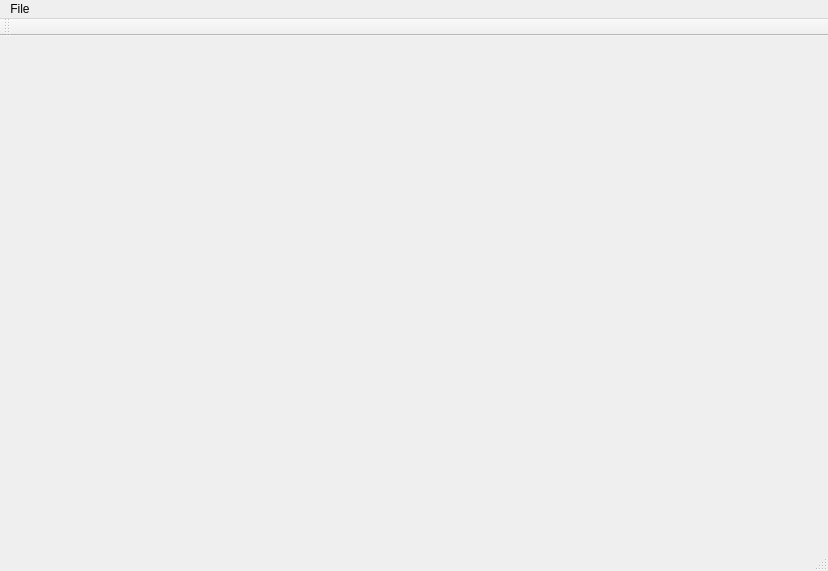
<?xml version="1.0" encoding="UTF-8"?>
<ui version="4.0">
 <class>MainWindow</class>
 <widget class="QMainWindow" name="MainWindow">
  <property name="geometry">
   <rect>
    <x>0</x>
    <y>0</y>
    <width>828</width>
    <height>571</height>
   </rect>
  </property>
  <property name="windowTitle">
   <string>MainWindow</string>
  </property>
  <widget class="QWidget" name="centralWidget"/>
  <widget class="QMenuBar" name="menuBar">
   <property name="geometry">
    <rect>
     <x>0</x>
     <y>0</y>
     <width>828</width>
     <height>26</height>
    </rect>
   </property>
   <widget class="QMenu" name="menuHello">
    <property name="title">
     <string>File</string>
    </property>
    <addaction name="actionOpen"/>
    <addaction name="actionSave"/>
    <addaction name="actionClose"/>
    <addaction name="actionExit"/>
   </widget>
   <addaction name="menuHello"/>
  </widget>
  <widget class="QToolBar" name="mainToolBar">
   <attribute name="toolBarArea">
    <enum>TopToolBarArea</enum>
   </attribute>
   <attribute name="toolBarBreak">
    <bool>false</bool>
   </attribute>
  </widget>
  <widget class="QStatusBar" name="statusBar"/>
  <action name="actionOpen">
   <property name="text">
    <string>Open</string>
   </property>
  </action>
  <action name="actionSave">
   <property name="text">
    <string>Save</string>
   </property>
  </action>
  <action name="actionExit">
   <property name="text">
    <string>Exit</string>
   </property>
  </action>
  <action name="actionClose">
   <property name="text">
    <string>Close</string>
   </property>
  </action>
 </widget>
 <layoutdefault spacing="6" margin="11"/>
 <resources/>
 <connections/>
</ui>
